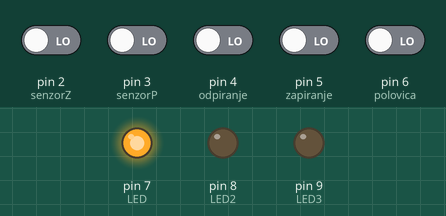
Recording of a sketch running on a simulated Arduino Uno, built with avr-gcc and run on an emulated ATmega328P. Parts: output pins drawn as LEDs (lit = HIGH). The inputs (shaded band) are chosen by the test bench; at power-on: pin 2 (senzorZ), pin 3 (senzorP), pin 4 (odpiranje), pin 5 (zapiranje), pin 6 (polovica) LOW.

Above: at 1.2 s.
1.3 s: pin 4 (odpiranje) driven HIGH
At 2.5 s:
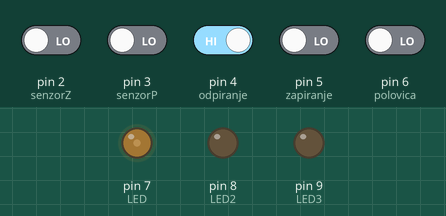
2.8 s: pin 5 (zapiranje) driven HIGH
At 3.6 s:
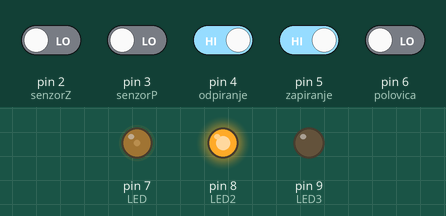
4.4 s: pin 6 (polovica) driven HIGH
At 4.7 s:
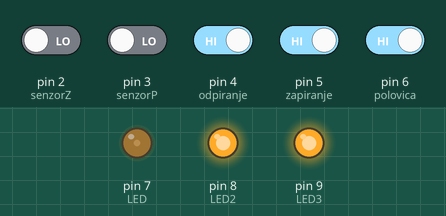
5.9 s: pin 2 (senzorZ) driven HIGH
At 7.1 s:
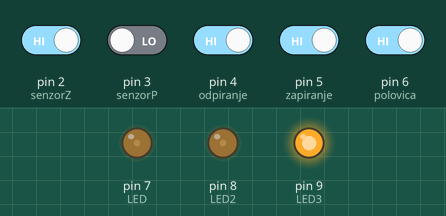
7.4 s: pin 2 (senzorZ) driven LOW
At 8.0 s:
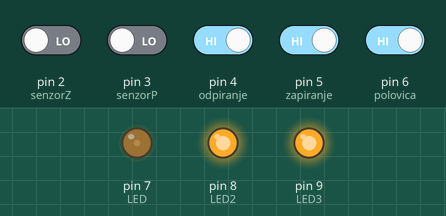
8.9 s: pin 3 (senzorP) driven HIGH
At 9.6 s:
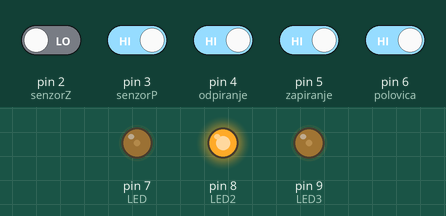
Timing chart, 0 to 11.4 s (numbered marks = the images above; inputs shaded):
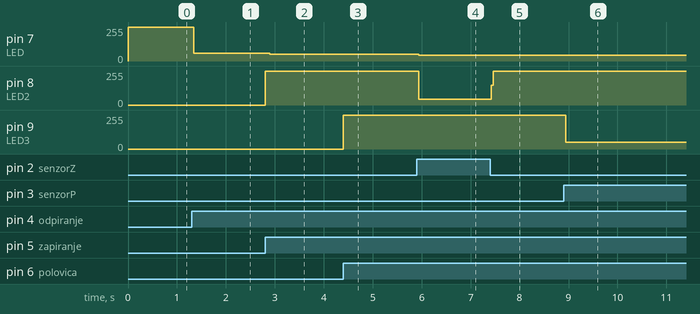

Measured:
- after the input at 1.3 s, pin 7 (LED): 255/255 → 58/255 at once
- after the input at 2.8 s, pin 7 (LED): 58/255 → 52/255 after 0.10 s; pin 8 (LED2): 0/255 → 255/255 at once
- after the input at 4.4 s, pin 9 (LED3): 0/255 → 255/255 at once
- after the input at 5.9 s, pin 7 (LED): 52/255 → 43/255 at once; pin 8 (LED2): 255/255 → 43/255 at once
- after the input at 7.4 s, pin 8 (LED2): 43/255 → 255/255 at once
- after the input at 8.9 s, pin 9 (LED3): 255/255 → 52/255 at once

The sketch:

projetkna_OKNO.ino
```cpp
int senzorO= 1;
int senzorZ= 2;
int senzorP= 3;
int odpiranje= 4;
int zapiranje= 5;
int polovica= 6;
int LED= 7;
int LED2= 8;
int LED3= 9;

void setup() {
  pinMode(senzorO, INPUT);
  pinMode(senzorZ, INPUT);
  pinMode(senzorP, INPUT);
  pinMode(odpiranje, INPUT);
  pinMode(zapiranje, INPUT);
  pinMode(polovica, INPUT);
  pinMode(LED, OUTPUT );
  pinMode(LED2, OUTPUT );
  pinMode(LED3, OUTPUT );
  Serial.begin(9600);
}
void loop() {

  //če je pritisnjena odpiranje sveti LED-rdeča, če pritisnemo senzor odprt se led ugasne
      digitalWrite(LED,1);

  if(digitalRead(odpiranje)==1){
      digitalWrite(LED,0);
      }

  //če je pritisnjen zapiranje sveti LED2-modra, če pritisnemo senzor zaprt se led ugasne
  if(digitalRead(zapiranje)==1){
      digitalWrite(LED2,1);
      }
  if(digitalRead(senzorZ)==1){
      digitalWrite(LED2,0);
      }

  //če je pritisnjen polovica sveti LED3-zelena, če pritisnemo senzor polovica se led ugasne
  if(digitalRead(polovica)==1){
      digitalWrite(LED3,1);
      }
  if(digitalRead(senzorP)==1){
      digitalWrite(LED3,0);
      }
}
```
